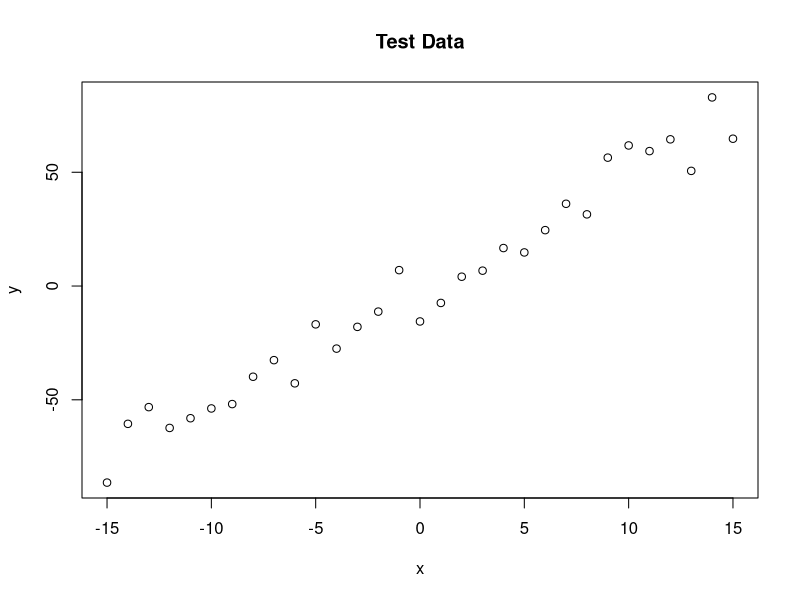
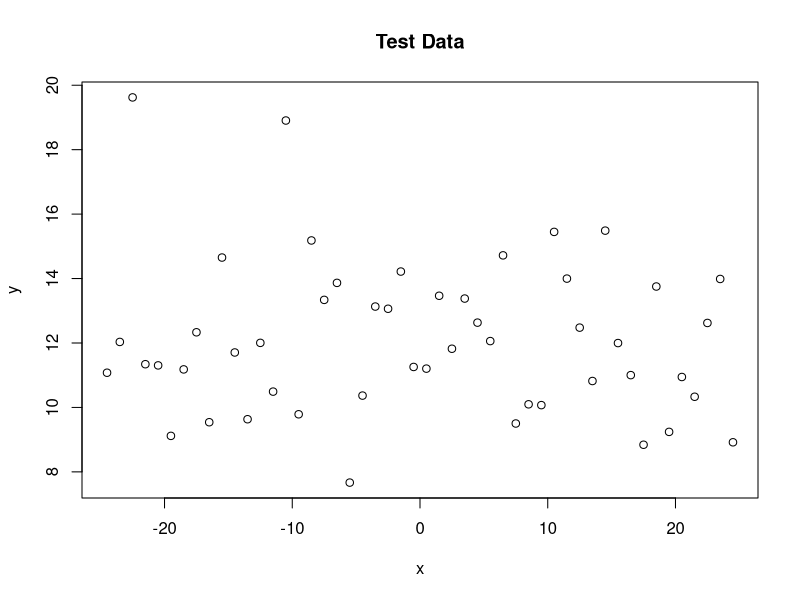

R code for these plots, in order: (Note: this script raises an error after producing the figures.)
## ---- chunk 1
knitr::opts_chunk$set(echo = TRUE)
## ---- chunk 2
trueA <- 5
trueB <- 0
trueSd <- 10
sampleSize <- 31
 
# create independent x-values 
x <- (-(sampleSize-1)/2):((sampleSize-1)/2)
# create dependent values according to ax + b + N(0,sd)
y <-  trueA * x + trueB + rnorm(n=sampleSize,mean=0,sd=trueSd)
 
plot(x,y, main="Test Data")
## ---- chunk 3
likelihood <- function(param){
    a = param[1]
    b = param[2]
    sd = param[3]
    pred = a*x + b
    singlelikelihoods = dnorm(y, mean = pred, sd = sd, log = T)
    sumll = sum(singlelikelihoods)
    return(sumll)   
}
 
paramtest=c(1,2,3)
likelihood(paramtest)
 a = paramtest[1]
    b = paramtest[2]
    sd = paramtest[3]
    pred = a*x + b
    dnorm(y, mean = pred, sd = sd, log = T)
## ---- chunk 4
# Prior distribution
prior <- function(param){
    a = param[1]
    b = param[2]
    sd = param[3]
    aprior = dunif(a, min=0, max=10, log = T)
    bprior = dnorm(b, sd = 5, log = T)
    sdprior = dunif(sd, min=0, max=30, log = T)
    return(aprior+bprior+sdprior)
}

prior(paramtest)
## ---- chunk 5
posterior <- function(param){
   return (likelihood(param) + prior(param))
}

posterior=function(param){
    a = param[1]
    b = param[2]
    sd = param[3]
    pred = a*x + b
    singlelikelihoods = dnorm(y, mean = pred, sd = sd, log = T)
    sumll = sum(singlelikelihoods) #likelihoods
    aprior = dunif(a, min=0, max=10, log = T)#oriors
    bprior = dnorm(b, sd = 5, log = T)
    sdprior = dunif(sd, min=0, max=30, log = T)
    return(sumll)+return(aprior+bprior+sdprior) #sum them up when in log form
}
## ---- chunk 6
######## Metropolis algorithm ################
 
proposalfunction <- function(param){
    return(rnorm(3,mean = param, sd= c(0.1,0.5,0.3)))
}
 
run_metropolis_MCMC <- function(startvalue, iterations){
    chain = array(dim = c(iterations+1,3))
    chain[1,] = startvalue
    for (i in 1:iterations){
        proposal = proposalfunction(chain[i,])
         
        probab = exp(posterior(proposal) - posterior(chain[i,]))
        if (runif(1) < probab){
            chain[i+1,] = proposal
        }else{
            chain[i+1,] = chain[i,]
        }
    }
    return(chain)
}
 
startvalue = c(4,0,10)
chain = run_metropolis_MCMC(startvalue, 10000)
 
burnIn = 5000
acceptance = 1-mean(duplicated(chain[-(1:burnIn),]))

#hist(chain)
## ---- chunk 7
xx=run_metropolis_MCMC(9,100)
## ---- chunk 8
trueA <- 12 #mean of size
trueSd <- 2
sampleSize <- 50
 
# create independent x-values 
x <- (-(sampleSize-1)/2):((sampleSize-1)/2)
# create dependent values according to ax + b + N(0,sd)
y <-  rnorm(n=sampleSize,mean=trueA,sd=trueSd)
 
plot(x,y, main="Test Data")
## ---- chunk 9
likelihood <- function(param){
    a = param[1]
    sd = param[3]
     
    pred = rnorm(n=sampleSize, mean=a, sd=sd)
    singlelikelihoods = dnorm(y, mean = pred, sd = sd, log = T)
    sumll = sum(singlelikelihoods)
    return(sumll)   
}
 
#test this out
paramtest=c(1,2)
param=c(1,2)
likelihood(paramtest)
 a = paramtest[1]
    sd = paramtest[2]
     pred = rnorm(n=sampleSize, mean=a, sd=sd)
    dnorm(y, mean = pred, sd = sd, log = T)
## ---- chunk 10
# Prior distribution
prior <- function(param){
    a = param[1]
    sd = param[2]
    aprior = dunif(a, min=0, max=10, log = T)
    sdprior = dunif(sd, min=0, max=30, log = T)
    return(aprior+sdprior)
}
## ---- chunk 11
posterior <- function(param){
   return (likelihood(param) + prior(param))
}
## ---- chunk 12
######## Metropolis algorithm ################
 
proposalfunction <- function(param){
    return(rnorm(2,mean = param, sd= c(0.1,0.5)))
}
 
run_metropolis_MCMC <- function(startvalue, iterations){
    chain = array(dim = c(iterations+1,3))
    chain[1,] = startvalue
    for (i in 1:iterations){
        proposal = proposalfunction(chain[i,])
         
        probab = exp(posterior(proposal) - posterior(chain[i,]))
        if (runif(1) < probab){
            chain[i+1,] = proposal
        }else{
            chain[i+1,] = chain[i,]
        }
    }
    return(chain)
}
 
startvalue = c(4,0,10)
chain = run_metropolis_MCMC(startvalue, 10000)
 
burnIn = 5000
acceptance = 1-mean(duplicated(chain[-(1:burnIn),]))

#hist(chain)
## ---- chunk 13
run_metropolis_MCMC(9,100)
## ---- chunk 14
# This is a function that takes four parameters:
# - target: the target distribution, a function that takes one
#   argument (a number) and returns the (logged) value of a
#   distribution
# - init.theta: the initial value of theta, a number
# - proposal.sd: the standard deviation of (Gaussian) proposal
#   distribution
# - n.iterations: the number of iterations
# The function returns a vector of samples of theta from the target
# distribution

target.norm=function(x) (dnorm(x=x, mean=8, sd=1, log=T))#target funcion is normal with mean=8, sd=1 evaluate at proposed thetas. evaluate will give probabiliy of observing that value given the target distribution
my_mcmcMH <- function(target, init.theta, proposal.sd, n.iterations) {

    # evaluate the function "target" at "init.theta", and assign to
    # a variable called target.theta.current.
    target.theta.current <- target(init.theta)

    # initialise variables to store the current value of theta, the
    # vector of samples, and the number of accepted runs
    theta.current <- init.theta
    samples <- theta.current
    accepted <- 0

    # run MCMC for n.iteration interations
    for (i.iteration in seq_len(n.iterations)) {

        # draw a new theta from the (Gaussian) proposal distribution
        # and assign to a variable called theta.proposed.  
        # See "?rnorm for more information
        # Note that this step is vectorized for any arbitratry theta 
        # which will be useful when we will sample from a multivariate
        # target distribution
        theta.proposed <- rnorm(n = length(theta.current),
                                mean = theta.current,
                                sd = proposal.sd)

        # Note that 'rnorm' returns an unnamed vector, but the functions of
        # 'fitmodel' need a named parameter vector. We therefore set
        # the names of theta.proposed to be the same as the names of
        # theta.current
        names(theta.proposed) <- names(theta.current)

        # evaluate the function target at the proposed theta and
        # assign to a variable called target.theta.proposed
        target.theta.proposed <- target(theta.proposed)

        # compute Metropolis-Hastings ratio (acceptance probability). Since
        # the multivariate Gaussian is symmetric, we don't need to consider
        # the proposal distribution here
        log.acceptance <- target.theta.proposed - target.theta.current

        # draw random number number between 0 and 1 using "runif" and assign to
        # a variable called r.
        r <- runif(1)

        # test acceptance by comparing the random number to the
        # Metropolis-Hastings ratio (acceptance probability) (using
        # "exp" because we calculated the logarithm of the
        # Metropolis-Hastings ratio before)
        if (r < exp(log.acceptance)) {

            # if accepted:
            # change the current value of theta to the proposed theta
            theta.current <- theta.proposed

            # updated the current value of the target
            target.theta.current <- target.theta.proposed

            # update number of accepted proposals
            accepted <- accepted + 1
        }

        # add the current theta to the vector of samples
        # Note that we use `rbind` in order to deal with multivariate 
        # target. So if `theta` is a vector then `samples` is a matrix.
        samples <- rbind(samples, theta.current, deparse.level=0)

        # print current state of chain and acceptance rate
        # use paste() to deal with the case where `theta` is a vector
        message("iteration: ", i.iteration, ", chain:", paste(theta.current, collapse=" "),
                ", acceptance rate:", accepted / i.iteration)

    }

    # return the trace of the chain (i.e., the vector of samples)
    #return(samples)
}
## ---- chunk 15
target.norm=function(x) (dnorm(x=x, mean=12, sd=4, log=T))#target funcion is normal with mean=8, sd=1 evaluate at proposed thetas. evaluate will give probabiliy of observing that value given the target distribution
my_output=my_mcmcMH(target=target.norm, init.theta=9, proposal.sd=2, n.iterations=2000)

hist(my_output)
## ---- chunk 16
dnorm.log <- function(theta) {
   return(dnorm(x = theta, mean = 0, sd = 1))
}

dnorm.log(1)
## ---- chunk 17
sum(my_output>15)/length(my_output)
